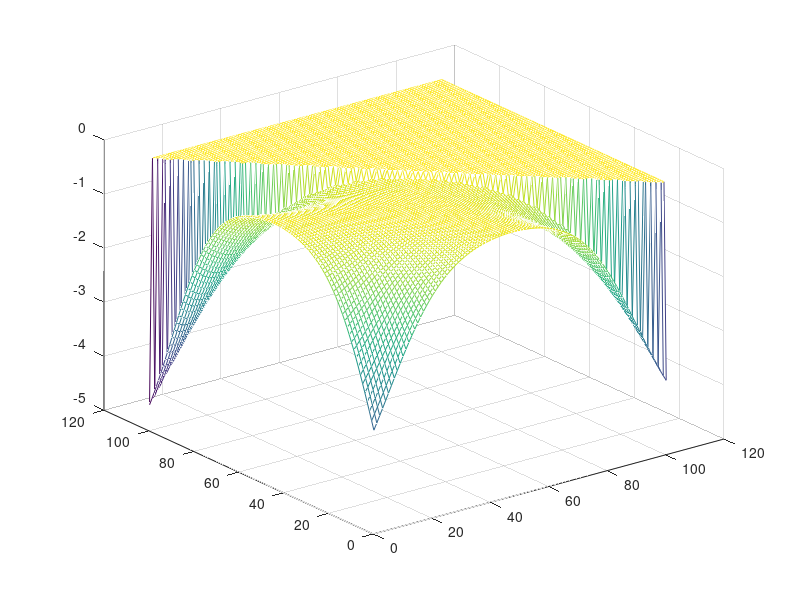

MATLAB code to generate this figure:
%%parameters (beta = 1)
WB = 10;
al = .5;

out = zeros(100,5,'double');
for t = 0.01:.01:WB;
    b0 = [0:.01*t:t];
    bp5 = [0:.01*t:t];
    [b0,bp5]=meshgrid(b0,bp5);
    bnp5 = t - b0 - bp5;

    Z = -.5 - al + bnp5;
    X = - al + b0;
    Y = .5 - al + bp5;

    obj = WB.*((1./(1+exp(-X))).*(1./(1+exp(-Y))).*(1-1./(1+exp(-Z))) + (1./(1+exp(-X))).*(1./(1+exp(-Z))).*(1-1./(1+exp(-Y))) + (1./(1+exp(-Z))).*(1./(1+exp(-Y))).*(1-1./(1+exp(-X))) + (1./(1+exp(-X))).*(1./(1+exp(-Y))).*(1./(1+exp(-Z)))) - b0 - bp5 - bnp5;
    obj2 = obj.*(bnp5>=0);

    [value, location] = max(obj2(:));
    [R,C] = ind2sub(size(obj2),location);
    prob = (value+b0(R,C) + bp5(R,C) + bnp5(R,C))/WB;
    t2 = round(t*100);
    out(t2,:) = [t,prob,value,R,C];
end

     [v, l] = max(out(:,3));
     bribe0 = (out(l,5)-1)*l/10000
     bribep5 = (out(l,4)-1)*l/10000
     bribenp5 = l/100 - bribe0 -bribep5

    z = -.5 - al + bribenp5
    x = - al + bribe0
    y = .5 - al + bribep5
    
    lhs_y = (exp(-x)+exp(-z))/((1+exp(-x))*(1+exp(-z)))*(exp(-y)/((1+exp(-y))^2))
    lhs_x = (exp(-y)+exp(-z))/((1+exp(-y))*(1+exp(-z)))*(exp(-x)/((1+exp(-x))^2))
    lhs_z = (exp(-y)+exp(-x))/((1+exp(-y))*(1+exp(-x)))*(exp(-z)/((1+exp(-z))^2))


     
mesh(obj2);